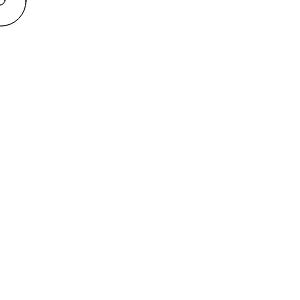
Frame 1 (no input)
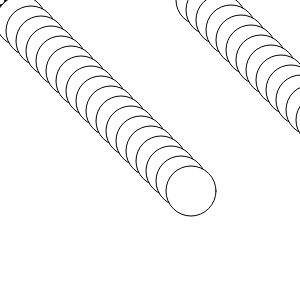
Frame 60 (no input)
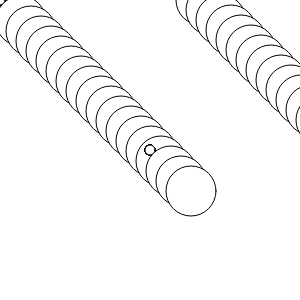
Frame 120 (the mouse pressed at the canvas centre since frame 60)

The p5.js sketch that drew these frames (run headless with seeded random() and noise() and a simulated clock; from frame 60 on, the mouse is pressed at the canvas centre):

// p5.js sketch
// ── sketch.js
var xPos = 1;
var yPos = 1;
function setup() {
  createCanvas(300, 300);
}

function draw() {
  //background(220);
  ellipse(xPos, yPos, 50, 50);
  xPos = xPos + 10;
  yPos = yPos + 10;
  if (yPos >= 200){
    yPos = 0;
  }
  ellipse(mouseX, mouseY,10,10);
}
